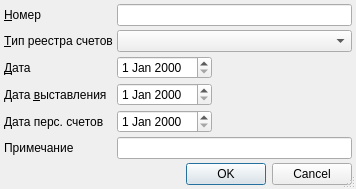
<?xml version="1.0" encoding="UTF-8"?>
<ui version="4.0">
 <class>AccountEditDialog</class>
 <widget class="QDialog" name="AccountEditDialog">
  <property name="windowModality">
   <enum>Qt::ApplicationModal</enum>
  </property>
  <property name="geometry">
   <rect>
    <x>0</x>
    <y>0</y>
    <width>356</width>
    <height>179</height>
   </rect>
  </property>
  <property name="windowTitle">
   <string>Счет</string>
  </property>
  <property name="sizeGripEnabled">
   <bool>true</bool>
  </property>
  <layout class="QGridLayout">
   <property name="margin">
    <number>4</number>
   </property>
   <property name="spacing">
    <number>4</number>
   </property>
   <item row="3" column="1">
    <widget class="CDateEdit" name="edtExposeDate"/>
   </item>
   <item row="8" column="0" colspan="3">
    <widget class="QDialogButtonBox" name="buttonBox">
     <property name="orientation">
      <enum>Qt::Horizontal</enum>
     </property>
     <property name="standardButtons">
      <set>QDialogButtonBox::Cancel|QDialogButtonBox::Ok</set>
     </property>
    </widget>
   </item>
   <item row="2" column="1">
    <widget class="CDateEdit" name="edtDate"/>
   </item>
   <item row="2" column="2">
    <spacer>
     <property name="orientation">
      <enum>Qt::Horizontal</enum>
     </property>
     <property name="sizeHint" stdset="0">
      <size>
       <width>71</width>
       <height>20</height>
      </size>
     </property>
    </spacer>
   </item>
   <item row="2" column="0">
    <widget class="QLabel" name="lblDate">
     <property name="text">
      <string>&amp;Дата</string>
     </property>
     <property name="buddy">
      <cstring>edtDate</cstring>
     </property>
    </widget>
   </item>
   <item row="7" column="0">
    <spacer>
     <property name="orientation">
      <enum>Qt::Vertical</enum>
     </property>
     <property name="sizeHint" stdset="0">
      <size>
       <width>20</width>
       <height>40</height>
      </size>
     </property>
    </spacer>
   </item>
   <item row="0" column="1" colspan="2">
    <widget class="QLineEdit" name="edtNumber"/>
   </item>
   <item row="0" column="0">
    <widget class="QLabel" name="lblNumber">
     <property name="text">
      <string>&amp;Номер</string>
     </property>
     <property name="buddy">
      <cstring>edtNumber</cstring>
     </property>
    </widget>
   </item>
   <item row="3" column="2">
    <spacer>
     <property name="orientation">
      <enum>Qt::Horizontal</enum>
     </property>
     <property name="sizeHint" stdset="0">
      <size>
       <width>40</width>
       <height>20</height>
      </size>
     </property>
    </spacer>
   </item>
   <item row="3" column="0">
    <widget class="QLabel" name="label">
     <property name="text">
      <string>Дата &amp;выставления</string>
     </property>
     <property name="buddy">
      <cstring>edtExposeDate</cstring>
     </property>
    </widget>
   </item>
   <item row="4" column="0">
    <widget class="QLabel" name="lplPrivateDate">
     <property name="text">
      <string>Дата перс. счетов</string>
     </property>
     <property name="buddy">
      <cstring>edtPrivateDate</cstring>
     </property>
    </widget>
   </item>
   <item row="4" column="1">
    <widget class="CDateEdit" name="edtPrivateDate"/>
   </item>
   <item row="6" column="1" colspan="2">
    <widget class="QLineEdit" name="edtNote"/>
   </item>
   <item row="6" column="0">
    <widget class="QLabel" name="lblNote">
     <property name="text">
      <string>Примечание</string>
     </property>
     <property name="buddy">
      <cstring>edtNote</cstring>
     </property>
    </widget>
   </item>
   <item row="4" column="2">
    <spacer name="spacer">
     <property name="orientation">
      <enum>Qt::Horizontal</enum>
     </property>
     <property name="sizeHint" stdset="0">
      <size>
       <width>40</width>
       <height>20</height>
      </size>
     </property>
    </spacer>
   </item>
   <item row="1" column="0">
    <widget class="QLabel" name="lblAccountType">
     <property name="text">
      <string>&amp;Тип реестра счетов</string>
     </property>
     <property name="buddy">
      <cstring>edtNumber</cstring>
     </property>
    </widget>
   </item>
   <item row="1" column="1" colspan="2">
    <widget class="CRBComboBox" name="cmbAccountType"/>
   </item>
  </layout>
 </widget>
 <customwidgets>
  <customwidget>
   <class>CDateEdit</class>
   <extends>QDateEdit</extends>
   <header>library/DateEdit</header>
  </customwidget>
  <customwidget>
   <class>CRBComboBox</class>
   <extends>QComboBox</extends>
   <header>library/crbcombobox.h</header>
  </customwidget>
 </customwidgets>
 <tabstops>
  <tabstop>edtNumber</tabstop>
  <tabstop>edtDate</tabstop>
  <tabstop>edtExposeDate</tabstop>
  <tabstop>edtPrivateDate</tabstop>
  <tabstop>edtNote</tabstop>
  <tabstop>buttonBox</tabstop>
 </tabstops>
 <resources/>
 <connections>
  <connection>
   <sender>buttonBox</sender>
   <signal>accepted()</signal>
   <receiver>AccountEditDialog</receiver>
   <slot>accept()</slot>
   <hints>
    <hint type="sourcelabel">
     <x>235</x>
     <y>174</y>
    </hint>
    <hint type="destinationlabel">
     <x>153</x>
     <y>172</y>
    </hint>
   </hints>
  </connection>
  <connection>
   <sender>buttonBox</sender>
   <signal>rejected()</signal>
   <receiver>AccountEditDialog</receiver>
   <slot>reject()</slot>
   <hints>
    <hint type="sourcelabel">
     <x>248</x>
     <y>174</y>
    </hint>
    <hint type="destinationlabel">
     <x>244</x>
     <y>172</y>
    </hint>
   </hints>
  </connection>
 </connections>
</ui>
